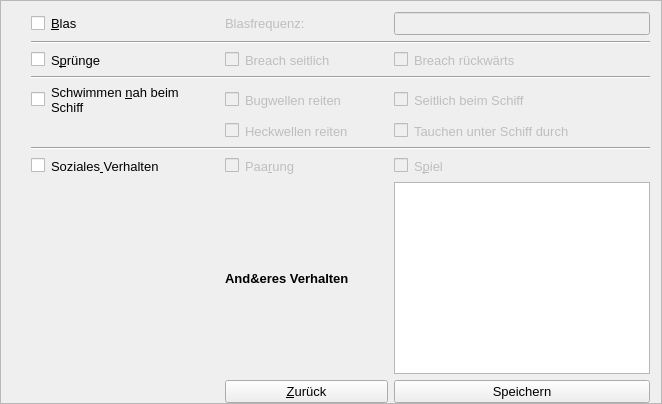
             <widget class="QFrame" name="frame_9">
              <property name="font">
               <font>
                <family>Verdana</family>
                <pointsize>10</pointsize>
               </font>
              </property>
              <property name="frameShape">
               <enum>QFrame::StyledPanel</enum>
              </property>
              <property name="frameShadow">
               <enum>QFrame::Raised</enum>
              </property>
              <layout class="QVBoxLayout" name="verticalLayout_16">
               <property name="leftMargin">
                <number>30</number>
               </property>
               <property name="bottomMargin">
                <number>0</number>
               </property>
               <item>
                <layout class="QGridLayout" name="gridLayout_10">
                 <item row="16" column="2">
                  <widget class="QPushButton" name="pushButtonSendOffSightData">
                   <property name="font">
                    <font>
                     <family>Arial</family>
                     <pointsize>10</pointsize>
                    </font>
                   </property>
                   <property name="text">
                    <string>Speichern</string>
                   </property>
                  </widget>
                 </item>
                 <item row="16" column="1">
                  <widget class="QPushButton" name="pushButtonGoBackSightDetails">
                   <property name="font">
                    <font>
                     <family>Arial</family>
                     <pointsize>10</pointsize>
                    </font>
                   </property>
                   <property name="text">
                    <string>&amp;Zurück</string>
                   </property>
                  </widget>
                 </item>
                 <item row="9" column="2">
                  <layout class="QHBoxLayout" name="horizontalLayout_40">
                   <item>
                    <widget class="QCheckBox" name="checkBoxRideSide">
                     <property name="enabled">
                      <bool>false</bool>
                     </property>
                     <property name="text">
                      <string/>
                     </property>
                    </widget>
                   </item>
                   <item>
                    <widget class="QLabel" name="labelRideSide">
                     <property name="enabled">
                      <bool>false</bool>
                     </property>
                     <property name="font">
                      <font>
                       <family>Arial</family>
                      </font>
                     </property>
                     <property name="text">
                      <string>Seitlich beim Schiff</string>
                     </property>
                     <property name="wordWrap">
                      <bool>true</bool>
                     </property>
                     <property name="buddy">
                      <cstring>checkBoxRideSide</cstring>
                     </property>
                    </widget>
                   </item>
                   <item>
                    <spacer name="horizontalSpacer_32">
                     <property name="orientation">
                      <enum>Qt::Horizontal</enum>
                     </property>
                     <property name="sizeHint" stdset="0">
                      <size>
                       <width>40</width>
                       <height>20</height>
                      </size>
                     </property>
                    </spacer>
                   </item>
                  </layout>
                 </item>
                 <item row="1" column="1">
                  <widget class="QLabel" name="labelBlowFrequency">
                   <property name="enabled">
                    <bool>false</bool>
                   </property>
                   <property name="font">
                    <font>
                     <family>Arial</family>
                    </font>
                   </property>
                   <property name="text">
                    <string>Blasfrequenz:</string>
                   </property>
                   <property name="buddy">
                    <cstring>lineEditBlowFrequency</cstring>
                   </property>
                  </widget>
                 </item>
                 <item row="1" column="2">
                  <widget class="QLineEdit" name="lineEditBlowFrequency">
                   <property name="enabled">
                    <bool>false</bool>
                   </property>
                   <property name="font">
                    <font>
                     <family>Arial</family>
                    </font>
                   </property>
                  </widget>
                 </item>
                 <item row="4" column="2">
                  <layout class="QHBoxLayout" name="horizontalLayout_27">
                   <item>
                    <widget class="QCheckBox" name="checkBoxBreachBack">
                     <property name="enabled">
                      <bool>false</bool>
                     </property>
                     <property name="text">
                      <string/>
                     </property>
                    </widget>
                   </item>
                   <item>
                    <widget class="QLabel" name="labelBreachBack">
                     <property name="enabled">
                      <bool>false</bool>
                     </property>
                     <property name="font">
                      <font>
                       <family>Arial</family>
                      </font>
                     </property>
                     <property name="text">
                      <string>Breach rückwärts</string>
                     </property>
                     <property name="buddy">
                      <cstring>checkBoxBreachBack</cstring>
                     </property>
                    </widget>
                   </item>
                   <item>
                    <spacer name="horizontalSpacer_21">
                     <property name="orientation">
                      <enum>Qt::Horizontal</enum>
                     </property>
                     <property name="sizeHint" stdset="0">
                      <size>
                       <width>40</width>
                       <height>20</height>
                      </size>
                     </property>
                    </spacer>
                   </item>
                  </layout>
                 </item>
                 <item row="9" column="0">
                  <layout class="QHBoxLayout" name="horizontalLayout_39">
                   <item>
                    <widget class="QCheckBox" name="checkBoxCloseBoat">
                     <property name="text">
                      <string/>
                     </property>
                    </widget>
                   </item>
                   <item>
                    <widget class="QLabel" name="labelCloseBoat">
                     <property name="font">
                      <font>
                       <family>Arial</family>
                      </font>
                     </property>
                     <property name="text">
                      <string>Schwimmen &amp;nah beim Schiff</string>
                     </property>
                     <property name="wordWrap">
                      <bool>true</bool>
                     </property>
                     <property name="buddy">
                      <cstring>checkBoxCloseBoat</cstring>
                     </property>
                    </widget>
                   </item>
                   <item>
                    <spacer name="horizontalSpacer_31">
                     <property name="orientation">
                      <enum>Qt::Horizontal</enum>
                     </property>
                     <property name="sizeHint" stdset="0">
                      <size>
                       <width>40</width>
                       <height>20</height>
                      </size>
                     </property>
                    </spacer>
                   </item>
                  </layout>
                 </item>
                 <item row="5" column="0" colspan="3">
                  <widget class="Line" name="line_10">
                   <property name="orientation">
                    <enum>Qt::Horizontal</enum>
                   </property>
                  </widget>
                 </item>
                 <item row="9" column="1">
                  <layout class="QHBoxLayout" name="horizontalLayout_41">
                   <item>
                    <widget class="QCheckBox" name="checkBoxRideFront">
                     <property name="enabled">
                      <bool>false</bool>
                     </property>
                     <property name="text">
                      <string/>
                     </property>
                    </widget>
                   </item>
                   <item>
                    <widget class="QLabel" name="labelRideFront">
                     <property name="enabled">
                      <bool>false</bool>
                     </property>
                     <property name="font">
                      <font>
                       <family>Arial</family>
                      </font>
                     </property>
                     <property name="text">
                      <string>Bugwellen reiten</string>
                     </property>
                     <property name="wordWrap">
                      <bool>true</bool>
                     </property>
                     <property name="buddy">
                      <cstring>checkBoxRideFront</cstring>
                     </property>
                    </widget>
                   </item>
                   <item>
                    <spacer name="horizontalSpacer_33">
                     <property name="orientation">
                      <enum>Qt::Horizontal</enum>
                     </property>
                     <property name="sizeHint" stdset="0">
                      <size>
                       <width>40</width>
                       <height>20</height>
                      </size>
                     </property>
                    </spacer>
                   </item>
                  </layout>
                 </item>
                 <item row="11" column="2">
                  <layout class="QHBoxLayout" name="horizontalLayout_43">
                   <item>
                    <widget class="QCheckBox" name="checkBoxRideDive">
                     <property name="enabled">
                      <bool>false</bool>
                     </property>
                     <property name="text">
                      <string/>
                     </property>
                    </widget>
                   </item>
                   <item>
                    <widget class="QLabel" name="labelRideDive">
                     <property name="enabled">
                      <bool>false</bool>
                     </property>
                     <property name="font">
                      <font>
                       <family>Arial</family>
                      </font>
                     </property>
                     <property name="text">
                      <string>Tauchen unter Schiff durch</string>
                     </property>
                     <property name="wordWrap">
                      <bool>true</bool>
                     </property>
                     <property name="buddy">
                      <cstring>checkBoxRideDive</cstring>
                     </property>
                    </widget>
                   </item>
                   <item>
                    <spacer name="horizontalSpacer_35">
                     <property name="orientation">
                      <enum>Qt::Horizontal</enum>
                     </property>
                     <property name="sizeHint" stdset="0">
                      <size>
                       <width>40</width>
                       <height>20</height>
                      </size>
                     </property>
                    </spacer>
                   </item>
                  </layout>
                 </item>
                 <item row="4" column="0">
                  <layout class="QHBoxLayout" name="horizontalLayout_28">
                   <item>
                    <widget class="QCheckBox" name="checkBoxJump">
                     <property name="text">
                      <string/>
                     </property>
                    </widget>
                   </item>
                   <item>
                    <widget class="QLabel" name="labelJump">
                     <property name="font">
                      <font>
                       <family>Arial</family>
                      </font>
                     </property>
                     <property name="text">
                      <string>S&amp;prünge</string>
                     </property>
                     <property name="buddy">
                      <cstring>checkBoxJump</cstring>
                     </property>
                    </widget>
                   </item>
                   <item>
                    <spacer name="horizontalSpacer_22">
                     <property name="orientation">
                      <enum>Qt::Horizontal</enum>
                     </property>
                     <property name="sizeHint" stdset="0">
                      <size>
                       <width>40</width>
                       <height>20</height>
                      </size>
                     </property>
                    </spacer>
                   </item>
                  </layout>
                 </item>
                 <item row="11" column="1">
                  <layout class="QHBoxLayout" name="horizontalLayout_42">
                   <item>
                    <widget class="QCheckBox" name="checkBoxRideBack">
                     <property name="enabled">
                      <bool>false</bool>
                     </property>
                     <property name="text">
                      <string/>
                     </property>
                    </widget>
                   </item>
                   <item>
                    <widget class="QLabel" name="labelRideBack">
                     <property name="enabled">
                      <bool>false</bool>
                     </property>
                     <property name="font">
                      <font>
                       <family>Arial</family>
                      </font>
                     </property>
                     <property name="text">
                      <string>Heckwellen reiten</string>
                     </property>
                     <property name="wordWrap">
                      <bool>true</bool>
                     </property>
                     <property name="buddy">
                      <cstring>checkBoxRideBack</cstring>
                     </property>
                    </widget>
                   </item>
                   <item>
                    <spacer name="horizontalSpacer_34">
                     <property name="orientation">
                      <enum>Qt::Horizontal</enum>
                     </property>
                     <property name="sizeHint" stdset="0">
                      <size>
                       <width>40</width>
                       <height>20</height>
                      </size>
                     </property>
                    </spacer>
                   </item>
                  </layout>
                 </item>
                 <item row="4" column="1">
                  <layout class="QHBoxLayout" name="horizontalLayout_26">
                   <item>
                    <widget class="QCheckBox" name="checkBoxBreachSide">
                     <property name="enabled">
                      <bool>false</bool>
                     </property>
                     <property name="text">
                      <string/>
                     </property>
                    </widget>
                   </item>
                   <item>
                    <widget class="QLabel" name="labelBreachSide">
                     <property name="enabled">
                      <bool>false</bool>
                     </property>
                     <property name="font">
                      <font>
                       <family>Arial</family>
                      </font>
                     </property>
                     <property name="text">
                      <string>Breach seitlich</string>
                     </property>
                     <property name="buddy">
                      <cstring>checkBoxBreachSide</cstring>
                     </property>
                    </widget>
                   </item>
                   <item>
                    <spacer name="horizontalSpacer_14">
                     <property name="orientation">
                      <enum>Qt::Horizontal</enum>
                     </property>
                     <property name="sizeHint" stdset="0">
                      <size>
                       <width>40</width>
                       <height>20</height>
                      </size>
                     </property>
                    </spacer>
                   </item>
                  </layout>
                 </item>
                 <item row="3" column="0" colspan="3">
                  <widget class="Line" name="line_7">
                   <property name="orientation">
                    <enum>Qt::Horizontal</enum>
                   </property>
                  </widget>
                 </item>
                 <item row="1" column="0">
                  <layout class="QHBoxLayout" name="horizontalLayout_47">
                   <item>
                    <layout class="QHBoxLayout" name="horizontalLayout_48">
                     <item>
                      <widget class="QCheckBox" name="checkBoxBlow">
                       <property name="text">
                        <string/>
                       </property>
                      </widget>
                     </item>
                     <item>
                      <widget class="QLabel" name="labelBlow">
                       <property name="font">
                        <font>
                         <family>Arial</family>
                        </font>
                       </property>
                       <property name="text">
                        <string>&amp;Blas</string>
                       </property>
                       <property name="buddy">
                        <cstring>checkBoxBlow</cstring>
                       </property>
                      </widget>
                     </item>
                     <item>
                      <spacer name="horizontalSpacer_40">
                       <property name="orientation">
                        <enum>Qt::Horizontal</enum>
                       </property>
                       <property name="sizeHint" stdset="0">
                        <size>
                         <width>40</width>
                         <height>20</height>
                        </size>
                       </property>
                      </spacer>
                     </item>
                    </layout>
                   </item>
                  </layout>
                 </item>
                 <item row="13" column="0">
                  <layout class="QHBoxLayout" name="horizontalLayout_31">
                   <item>
                    <widget class="QCheckBox" name="checkBoxSocial">
                     <property name="text">
                      <string/>
                     </property>
                    </widget>
                   </item>
                   <item>
                    <widget class="QLabel" name="labelSocial">
                     <property name="font">
                      <font>
                       <family>Arial</family>
                      </font>
                     </property>
                     <property name="text">
                      <string>Soziales&amp; Verhalten</string>
                     </property>
                     <property name="wordWrap">
                      <bool>true</bool>
                     </property>
                     <property name="buddy">
                      <cstring>checkBoxSocial</cstring>
                     </property>
                    </widget>
                   </item>
                   <item>
                    <spacer name="horizontalSpacer_47">
                     <property name="orientation">
                      <enum>Qt::Horizontal</enum>
                     </property>
                     <property name="sizeHint" stdset="0">
                      <size>
                       <width>40</width>
                       <height>20</height>
                      </size>
                     </property>
                    </spacer>
                   </item>
                  </layout>
                 </item>
                 <item row="12" column="0" colspan="3">
                  <widget class="Line" name="line_12">
                   <property name="orientation">
                    <enum>Qt::Horizontal</enum>
                   </property>
                  </widget>
                 </item>
                 <item row="15" column="1">
                  <widget class="QLabel" name="labelSpecialBehaviour">
                   <property name="font">
                    <font>
                     <family>Arial</family>
                     <pointsize>10</pointsize>
                     <weight>75</weight>
                     <bold>true</bold>
                    </font>
                   </property>
                   <property name="text">
                    <string>And&amp;eres Verhalten</string>
                   </property>
                   <property name="wordWrap">
                    <bool>true</bool>
                   </property>
                  </widget>
                 </item>
                 <item row="15" column="2">
                  <widget class="QTextEdit" name="textEditSpecialBehaviour">
                   <property name="font">
                    <font>
                     <family>Arial</family>
                     <pointsize>10</pointsize>
                    </font>
                   </property>
                   <property name="styleSheet">
                    <string notr="true"/>
                   </property>
                  </widget>
                 </item>
                 <item row="13" column="1">
                  <layout class="QHBoxLayout" name="horizontalLayout_29">
                   <item>
                    <widget class="QCheckBox" name="checkBoxMating">
                     <property name="enabled">
                      <bool>false</bool>
                     </property>
                     <property name="text">
                      <string/>
                     </property>
                    </widget>
                   </item>
                   <item>
                    <widget class="QLabel" name="labelMating">
                     <property name="enabled">
                      <bool>false</bool>
                     </property>
                     <property name="font">
                      <font>
                       <family>Arial</family>
                      </font>
                     </property>
                     <property name="text">
                      <string>Paa&amp;rung</string>
                     </property>
                     <property name="buddy">
                      <cstring>checkBoxMating</cstring>
                     </property>
                    </widget>
                   </item>
                   <item>
                    <spacer name="horizontalSpacer_23">
                     <property name="orientation">
                      <enum>Qt::Horizontal</enum>
                     </property>
                     <property name="sizeHint" stdset="0">
                      <size>
                       <width>40</width>
                       <height>20</height>
                      </size>
                     </property>
                    </spacer>
                   </item>
                  </layout>
                 </item>
                 <item row="13" column="2">
                  <layout class="QHBoxLayout" name="horizontalLayout_30">
                   <item>
                    <widget class="QCheckBox" name="checkBoxPlaying">
                     <property name="enabled">
                      <bool>false</bool>
                     </property>
                     <property name="text">
                      <string/>
                     </property>
                    </widget>
                   </item>
                   <item>
                    <widget class="QLabel" name="labelPlaying">
                     <property name="enabled">
                      <bool>false</bool>
                     </property>
                     <property name="font">
                      <font>
                       <family>Arial</family>
                      </font>
                     </property>
                     <property name="text">
                      <string>S&amp;piel</string>
                     </property>
                     <property name="buddy">
                      <cstring>checkBoxPlaying</cstring>
                     </property>
                    </widget>
                   </item>
                   <item>
                    <spacer name="horizontalSpacer_24">
                     <property name="orientation">
                      <enum>Qt::Horizontal</enum>
                     </property>
                     <property name="sizeHint" stdset="0">
                      <size>
                       <width>40</width>
                       <height>20</height>
                      </size>
                     </property>
                    </spacer>
                   </item>
                  </layout>
                 </item>
                </layout>
               </item>
              </layout>
             </widget>
